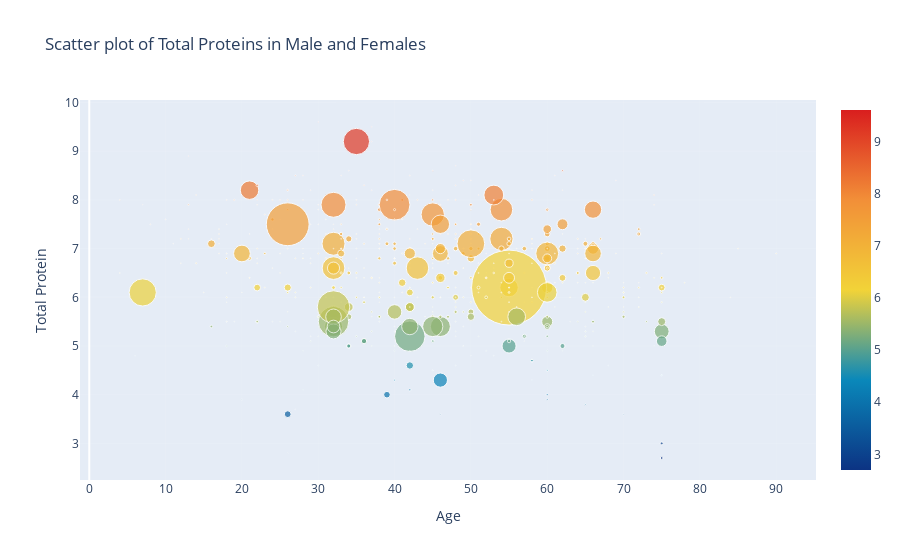

Notebook source saved alongside this figure:
### Code cell
fig = go.Figure(data=x, layout=layout)
py.iplot(fig,filename='Plotly')

### Figure 1 — Plotly figure (JSON) as saved in the notebook; plotly's stock layout.template omitted (floating-point values rounded to 4 significant figures; data arrays with more than 128 entries replaced by an {"elided": "..."} marker saying what was removed)
{"data": [{"marker": {"color": {"elided": "583 float values"}, "colorscale": [[0, "rgb(12,51,131)"], [0.25, "rgb(10,136,186)"], [0.5, "rgb(242,211,56)"], [0.75, "rgb(242,143,56)"], [1, "rgb(217,30,30)"]], "showscale": true, "size": {"elided": "583 float values"}}, "mode": "markers", "text": {"elided": "583 int values"}, "type": "scatter", "x": {"elided": "583 int values"}, "y": {"elided": "583 float values"}}], "layout": {"autosize": true, "hovermode": "closest", "showlegend": false, "title": {"text": "Scatter plot of Total Proteins in Male and Females"}, "xaxis": {"gridwidth": 0.1, "ticklen": 10, "title": {"text": "Age"}}, "yaxis": {"gridwidth": 0.1, "ticklen": 10, "title": {"text": "Total Protein"}}}}
